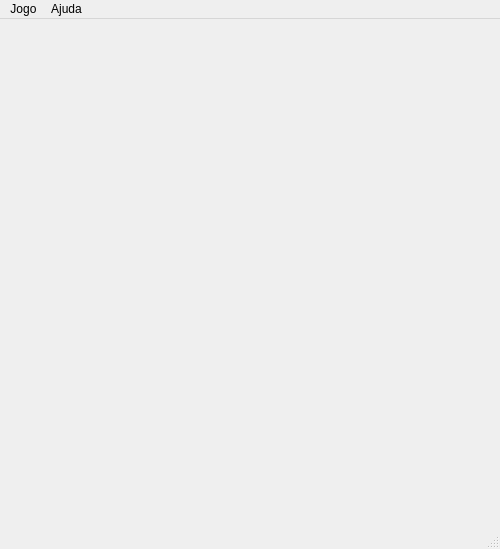
<?xml version="1.0" encoding="UTF-8"?>
<ui version="4.0">
 <class>Alquerque</class>
 <widget class="QMainWindow" name="Alquerque">
  <property name="geometry">
   <rect>
    <x>0</x>
    <y>0</y>
    <width>500</width>
    <height>549</height>
   </rect>
  </property>
  <property name="windowTitle">
   <string>Alquerque</string>
  </property>
  <widget class="QWidget" name="centralwidget">
   <property name="styleSheet">
    <string notr="true">#centralwidget { background: url(':/grid'); }</string>
   </property>
   <layout class="QGridLayout" name="gridLayout">
    <property name="leftMargin">
     <number>0</number>
    </property>
    <property name="topMargin">
     <number>0</number>
    </property>
    <property name="rightMargin">
     <number>0</number>
    </property>
    <property name="bottomMargin">
     <number>0</number>
    </property>
    <property name="spacing">
     <number>0</number>
    </property>
    <item row="2" column="0">
     <widget class="Hole" name="hole20">
      <property name="minimumSize">
       <size>
        <width>100</width>
        <height>100</height>
       </size>
      </property>
      <property name="maximumSize">
       <size>
        <width>100</width>
        <height>100</height>
       </size>
      </property>
      <property name="styleSheet">
       <string notr="true">QPushButton {
    border: none;
    outline: none;
}</string>
      </property>
      <property name="text">
       <string/>
      </property>
      <property name="iconSize">
       <size>
        <width>50</width>
        <height>50</height>
       </size>
      </property>
      <property name="flat">
       <bool>true</bool>
      </property>
      <property name="row" stdset="0">
       <number>2</number>
      </property>
      <property name="col" stdset="0">
       <number>0</number>
      </property>
     </widget>
    </item>
    <item row="1" column="2">
     <widget class="Hole" name="hole12">
      <property name="minimumSize">
       <size>
        <width>100</width>
        <height>100</height>
       </size>
      </property>
      <property name="maximumSize">
       <size>
        <width>100</width>
        <height>100</height>
       </size>
      </property>
      <property name="styleSheet">
       <string notr="true">QPushButton {
    border: none;
    outline: none;
}</string>
      </property>
      <property name="text">
       <string/>
      </property>
      <property name="iconSize">
       <size>
        <width>50</width>
        <height>50</height>
       </size>
      </property>
      <property name="flat">
       <bool>true</bool>
      </property>
      <property name="row" stdset="0">
       <number>1</number>
      </property>
      <property name="col" stdset="0">
       <number>2</number>
      </property>
     </widget>
    </item>
    <item row="4" column="3" colspan="2">
     <widget class="Hole" name="hole43">
      <property name="minimumSize">
       <size>
        <width>100</width>
        <height>100</height>
       </size>
      </property>
      <property name="maximumSize">
       <size>
        <width>100</width>
        <height>100</height>
       </size>
      </property>
      <property name="styleSheet">
       <string notr="true">QPushButton {
    border: none;
    outline: none;
}</string>
      </property>
      <property name="text">
       <string/>
      </property>
      <property name="iconSize">
       <size>
        <width>50</width>
        <height>50</height>
       </size>
      </property>
      <property name="flat">
       <bool>true</bool>
      </property>
      <property name="row" stdset="0">
       <number>4</number>
      </property>
      <property name="col" stdset="0">
       <number>3</number>
      </property>
     </widget>
    </item>
    <item row="4" column="0">
     <widget class="Hole" name="hole40">
      <property name="minimumSize">
       <size>
        <width>100</width>
        <height>100</height>
       </size>
      </property>
      <property name="maximumSize">
       <size>
        <width>100</width>
        <height>100</height>
       </size>
      </property>
      <property name="styleSheet">
       <string notr="true">QPushButton {
    border: none;
    outline: none;
}</string>
      </property>
      <property name="text">
       <string/>
      </property>
      <property name="iconSize">
       <size>
        <width>50</width>
        <height>50</height>
       </size>
      </property>
      <property name="flat">
       <bool>true</bool>
      </property>
      <property name="row" stdset="0">
       <number>4</number>
      </property>
      <property name="col" stdset="0">
       <number>0</number>
      </property>
     </widget>
    </item>
    <item row="1" column="1">
     <widget class="Hole" name="hole11">
      <property name="minimumSize">
       <size>
        <width>100</width>
        <height>100</height>
       </size>
      </property>
      <property name="maximumSize">
       <size>
        <width>100</width>
        <height>100</height>
       </size>
      </property>
      <property name="styleSheet">
       <string notr="true">QPushButton {
    border: none;
    outline: none;
}</string>
      </property>
      <property name="text">
       <string/>
      </property>
      <property name="iconSize">
       <size>
        <width>50</width>
        <height>50</height>
       </size>
      </property>
      <property name="flat">
       <bool>true</bool>
      </property>
      <property name="row" stdset="0">
       <number>1</number>
      </property>
      <property name="col" stdset="0">
       <number>1</number>
      </property>
     </widget>
    </item>
    <item row="0" column="4" colspan="4">
     <widget class="Hole" name="hole04">
      <property name="minimumSize">
       <size>
        <width>100</width>
        <height>100</height>
       </size>
      </property>
      <property name="maximumSize">
       <size>
        <width>100</width>
        <height>100</height>
       </size>
      </property>
      <property name="styleSheet">
       <string notr="true">QPushButton {
    border: none;
    outline: none;
}</string>
      </property>
      <property name="text">
       <string/>
      </property>
      <property name="iconSize">
       <size>
        <width>50</width>
        <height>50</height>
       </size>
      </property>
      <property name="flat">
       <bool>true</bool>
      </property>
      <property name="row" stdset="0">
       <number>0</number>
      </property>
      <property name="col" stdset="0">
       <number>4</number>
      </property>
     </widget>
    </item>
    <item row="0" column="0">
     <widget class="Hole" name="hole00">
      <property name="minimumSize">
       <size>
        <width>100</width>
        <height>100</height>
       </size>
      </property>
      <property name="maximumSize">
       <size>
        <width>100</width>
        <height>100</height>
       </size>
      </property>
      <property name="styleSheet">
       <string notr="true">QPushButton {
    border: none;
    outline: none;
}</string>
      </property>
      <property name="text">
       <string/>
      </property>
      <property name="iconSize">
       <size>
        <width>50</width>
        <height>50</height>
       </size>
      </property>
      <property name="flat">
       <bool>true</bool>
      </property>
      <property name="row" stdset="0">
       <number>0</number>
      </property>
      <property name="col" stdset="0">
       <number>0</number>
      </property>
     </widget>
    </item>
    <item row="1" column="4" colspan="4">
     <widget class="Hole" name="hole14">
      <property name="minimumSize">
       <size>
        <width>100</width>
        <height>100</height>
       </size>
      </property>
      <property name="maximumSize">
       <size>
        <width>100</width>
        <height>100</height>
       </size>
      </property>
      <property name="styleSheet">
       <string notr="true">QPushButton {
    border: none;
    outline: none;
}</string>
      </property>
      <property name="text">
       <string/>
      </property>
      <property name="iconSize">
       <size>
        <width>50</width>
        <height>50</height>
       </size>
      </property>
      <property name="flat">
       <bool>true</bool>
      </property>
      <property name="row" stdset="0">
       <number>1</number>
      </property>
      <property name="col" stdset="0">
       <number>4</number>
      </property>
     </widget>
    </item>
    <item row="3" column="4" colspan="4">
     <widget class="Hole" name="hole34">
      <property name="minimumSize">
       <size>
        <width>100</width>
        <height>100</height>
       </size>
      </property>
      <property name="maximumSize">
       <size>
        <width>100</width>
        <height>100</height>
       </size>
      </property>
      <property name="styleSheet">
       <string notr="true">QPushButton {
    border: none;
    outline: none;
}</string>
      </property>
      <property name="text">
       <string/>
      </property>
      <property name="iconSize">
       <size>
        <width>50</width>
        <height>50</height>
       </size>
      </property>
      <property name="flat">
       <bool>true</bool>
      </property>
      <property name="row" stdset="0">
       <number>3</number>
      </property>
      <property name="col" stdset="0">
       <number>4</number>
      </property>
     </widget>
    </item>
    <item row="4" column="1">
     <widget class="Hole" name="hole41">
      <property name="minimumSize">
       <size>
        <width>100</width>
        <height>100</height>
       </size>
      </property>
      <property name="maximumSize">
       <size>
        <width>100</width>
        <height>100</height>
       </size>
      </property>
      <property name="styleSheet">
       <string notr="true">QPushButton {
    border: none;
    outline: none;
}</string>
      </property>
      <property name="text">
       <string/>
      </property>
      <property name="iconSize">
       <size>
        <width>50</width>
        <height>50</height>
       </size>
      </property>
      <property name="flat">
       <bool>true</bool>
      </property>
      <property name="row" stdset="0">
       <number>4</number>
      </property>
      <property name="col" stdset="0">
       <number>1</number>
      </property>
     </widget>
    </item>
    <item row="3" column="1">
     <widget class="Hole" name="hole31">
      <property name="minimumSize">
       <size>
        <width>100</width>
        <height>100</height>
       </size>
      </property>
      <property name="maximumSize">
       <size>
        <width>100</width>
        <height>100</height>
       </size>
      </property>
      <property name="styleSheet">
       <string notr="true">QPushButton {
    border: none;
    outline: none;
}</string>
      </property>
      <property name="text">
       <string/>
      </property>
      <property name="iconSize">
       <size>
        <width>50</width>
        <height>50</height>
       </size>
      </property>
      <property name="flat">
       <bool>true</bool>
      </property>
      <property name="row" stdset="0">
       <number>3</number>
      </property>
      <property name="col" stdset="0">
       <number>1</number>
      </property>
     </widget>
    </item>
    <item row="2" column="3">
     <widget class="Hole" name="hole23">
      <property name="minimumSize">
       <size>
        <width>100</width>
        <height>100</height>
       </size>
      </property>
      <property name="maximumSize">
       <size>
        <width>100</width>
        <height>100</height>
       </size>
      </property>
      <property name="styleSheet">
       <string notr="true">QPushButton {
    border: none;
    outline: none;
}</string>
      </property>
      <property name="text">
       <string/>
      </property>
      <property name="iconSize">
       <size>
        <width>50</width>
        <height>50</height>
       </size>
      </property>
      <property name="flat">
       <bool>true</bool>
      </property>
      <property name="row" stdset="0">
       <number>2</number>
      </property>
      <property name="col" stdset="0">
       <number>3</number>
      </property>
     </widget>
    </item>
    <item row="1" column="3">
     <widget class="Hole" name="hole13">
      <property name="minimumSize">
       <size>
        <width>100</width>
        <height>100</height>
       </size>
      </property>
      <property name="maximumSize">
       <size>
        <width>100</width>
        <height>100</height>
       </size>
      </property>
      <property name="styleSheet">
       <string notr="true">QPushButton {
    border: none;
    outline: none;
}</string>
      </property>
      <property name="text">
       <string/>
      </property>
      <property name="iconSize">
       <size>
        <width>50</width>
        <height>50</height>
       </size>
      </property>
      <property name="flat">
       <bool>true</bool>
      </property>
      <property name="row" stdset="0">
       <number>1</number>
      </property>
      <property name="col" stdset="0">
       <number>3</number>
      </property>
     </widget>
    </item>
    <item row="2" column="2">
     <widget class="Hole" name="hole22">
      <property name="minimumSize">
       <size>
        <width>100</width>
        <height>100</height>
       </size>
      </property>
      <property name="maximumSize">
       <size>
        <width>100</width>
        <height>100</height>
       </size>
      </property>
      <property name="styleSheet">
       <string notr="true">QPushButton {
    border: none;
    outline: none;
}</string>
      </property>
      <property name="text">
       <string/>
      </property>
      <property name="iconSize">
       <size>
        <width>50</width>
        <height>50</height>
       </size>
      </property>
      <property name="flat">
       <bool>true</bool>
      </property>
      <property name="row" stdset="0">
       <number>2</number>
      </property>
      <property name="col" stdset="0">
       <number>2</number>
      </property>
     </widget>
    </item>
    <item row="3" column="2">
     <widget class="Hole" name="hole32">
      <property name="minimumSize">
       <size>
        <width>100</width>
        <height>100</height>
       </size>
      </property>
      <property name="maximumSize">
       <size>
        <width>100</width>
        <height>100</height>
       </size>
      </property>
      <property name="styleSheet">
       <string notr="true">QPushButton {
    border: none;
    outline: none;
}</string>
      </property>
      <property name="text">
       <string/>
      </property>
      <property name="iconSize">
       <size>
        <width>50</width>
        <height>50</height>
       </size>
      </property>
      <property name="flat">
       <bool>true</bool>
      </property>
      <property name="row" stdset="0">
       <number>3</number>
      </property>
      <property name="col" stdset="0">
       <number>2</number>
      </property>
     </widget>
    </item>
    <item row="1" column="0">
     <widget class="Hole" name="hole10">
      <property name="minimumSize">
       <size>
        <width>100</width>
        <height>100</height>
       </size>
      </property>
      <property name="maximumSize">
       <size>
        <width>100</width>
        <height>100</height>
       </size>
      </property>
      <property name="styleSheet">
       <string notr="true">QPushButton {
    border: none;
    outline: none;
}</string>
      </property>
      <property name="text">
       <string/>
      </property>
      <property name="iconSize">
       <size>
        <width>50</width>
        <height>50</height>
       </size>
      </property>
      <property name="flat">
       <bool>true</bool>
      </property>
      <property name="row" stdset="0">
       <number>1</number>
      </property>
      <property name="col" stdset="0">
       <number>0</number>
      </property>
     </widget>
    </item>
    <item row="2" column="4" colspan="4">
     <widget class="Hole" name="hole24">
      <property name="minimumSize">
       <size>
        <width>100</width>
        <height>100</height>
       </size>
      </property>
      <property name="maximumSize">
       <size>
        <width>100</width>
        <height>100</height>
       </size>
      </property>
      <property name="styleSheet">
       <string notr="true">QPushButton {
    border: none;
    outline: none;
}</string>
      </property>
      <property name="text">
       <string/>
      </property>
      <property name="iconSize">
       <size>
        <width>50</width>
        <height>50</height>
       </size>
      </property>
      <property name="flat">
       <bool>true</bool>
      </property>
      <property name="row" stdset="0">
       <number>2</number>
      </property>
      <property name="col" stdset="0">
       <number>4</number>
      </property>
     </widget>
    </item>
    <item row="0" column="2">
     <widget class="Hole" name="hole02">
      <property name="minimumSize">
       <size>
        <width>100</width>
        <height>100</height>
       </size>
      </property>
      <property name="maximumSize">
       <size>
        <width>100</width>
        <height>100</height>
       </size>
      </property>
      <property name="styleSheet">
       <string notr="true">QPushButton {
    border: none;
    outline: none;
}</string>
      </property>
      <property name="text">
       <string/>
      </property>
      <property name="iconSize">
       <size>
        <width>50</width>
        <height>50</height>
       </size>
      </property>
      <property name="flat">
       <bool>true</bool>
      </property>
      <property name="row" stdset="0">
       <number>0</number>
      </property>
      <property name="col" stdset="0">
       <number>2</number>
      </property>
     </widget>
    </item>
    <item row="3" column="0">
     <widget class="Hole" name="hole30">
      <property name="minimumSize">
       <size>
        <width>100</width>
        <height>100</height>
       </size>
      </property>
      <property name="maximumSize">
       <size>
        <width>100</width>
        <height>100</height>
       </size>
      </property>
      <property name="styleSheet">
       <string notr="true">QPushButton {
    border: none;
    outline: none;
}</string>
      </property>
      <property name="text">
       <string/>
      </property>
      <property name="iconSize">
       <size>
        <width>50</width>
        <height>50</height>
       </size>
      </property>
      <property name="flat">
       <bool>true</bool>
      </property>
      <property name="row" stdset="0">
       <number>3</number>
      </property>
      <property name="col" stdset="0">
       <number>0</number>
      </property>
     </widget>
    </item>
    <item row="3" column="3">
     <widget class="Hole" name="hole33">
      <property name="minimumSize">
       <size>
        <width>100</width>
        <height>100</height>
       </size>
      </property>
      <property name="maximumSize">
       <size>
        <width>100</width>
        <height>100</height>
       </size>
      </property>
      <property name="styleSheet">
       <string notr="true">QPushButton {
    border: none;
    outline: none;
}</string>
      </property>
      <property name="text">
       <string/>
      </property>
      <property name="iconSize">
       <size>
        <width>50</width>
        <height>50</height>
       </size>
      </property>
      <property name="flat">
       <bool>true</bool>
      </property>
      <property name="row" stdset="0">
       <number>3</number>
      </property>
      <property name="col" stdset="0">
       <number>3</number>
      </property>
     </widget>
    </item>
    <item row="4" column="2">
     <widget class="Hole" name="hole42">
      <property name="minimumSize">
       <size>
        <width>100</width>
        <height>100</height>
       </size>
      </property>
      <property name="maximumSize">
       <size>
        <width>100</width>
        <height>100</height>
       </size>
      </property>
      <property name="styleSheet">
       <string notr="true">QPushButton {
    border: none;
    outline: none;
}</string>
      </property>
      <property name="text">
       <string/>
      </property>
      <property name="iconSize">
       <size>
        <width>50</width>
        <height>50</height>
       </size>
      </property>
      <property name="flat">
       <bool>true</bool>
      </property>
      <property name="row" stdset="0">
       <number>4</number>
      </property>
      <property name="col" stdset="0">
       <number>2</number>
      </property>
     </widget>
    </item>
    <item row="0" column="1">
     <widget class="Hole" name="hole01">
      <property name="minimumSize">
       <size>
        <width>100</width>
        <height>100</height>
       </size>
      </property>
      <property name="maximumSize">
       <size>
        <width>100</width>
        <height>100</height>
       </size>
      </property>
      <property name="styleSheet">
       <string notr="true">QPushButton {
    border: none;
    outline: none;
}</string>
      </property>
      <property name="text">
       <string/>
      </property>
      <property name="iconSize">
       <size>
        <width>50</width>
        <height>50</height>
       </size>
      </property>
      <property name="flat">
       <bool>true</bool>
      </property>
      <property name="row" stdset="0">
       <number>0</number>
      </property>
      <property name="col" stdset="0">
       <number>1</number>
      </property>
     </widget>
    </item>
    <item row="0" column="3">
     <widget class="Hole" name="hole03">
      <property name="minimumSize">
       <size>
        <width>100</width>
        <height>100</height>
       </size>
      </property>
      <property name="maximumSize">
       <size>
        <width>100</width>
        <height>100</height>
       </size>
      </property>
      <property name="styleSheet">
       <string notr="true">QPushButton {
    border: none;
    outline: none;
}</string>
      </property>
      <property name="text">
       <string/>
      </property>
      <property name="iconSize">
       <size>
        <width>50</width>
        <height>50</height>
       </size>
      </property>
      <property name="flat">
       <bool>true</bool>
      </property>
      <property name="row" stdset="0">
       <number>0</number>
      </property>
      <property name="col" stdset="0">
       <number>3</number>
      </property>
     </widget>
    </item>
    <item row="2" column="1">
     <widget class="Hole" name="hole21">
      <property name="minimumSize">
       <size>
        <width>100</width>
        <height>100</height>
       </size>
      </property>
      <property name="maximumSize">
       <size>
        <width>100</width>
        <height>100</height>
       </size>
      </property>
      <property name="styleSheet">
       <string notr="true">QPushButton {
    border: none;
    outline: none;
}</string>
      </property>
      <property name="text">
       <string/>
      </property>
      <property name="iconSize">
       <size>
        <width>50</width>
        <height>50</height>
       </size>
      </property>
      <property name="flat">
       <bool>true</bool>
      </property>
      <property name="row" stdset="0">
       <number>2</number>
      </property>
      <property name="col" stdset="0">
       <number>1</number>
      </property>
     </widget>
    </item>
    <item row="4" column="5">
     <widget class="Hole" name="hole44">
      <property name="minimumSize">
       <size>
        <width>100</width>
        <height>100</height>
       </size>
      </property>
      <property name="maximumSize">
       <size>
        <width>100</width>
        <height>100</height>
       </size>
      </property>
      <property name="styleSheet">
       <string notr="true">QPushButton {
    border: none;
    outline: none;
}</string>
      </property>
      <property name="text">
       <string/>
      </property>
      <property name="iconSize">
       <size>
        <width>50</width>
        <height>50</height>
       </size>
      </property>
      <property name="flat">
       <bool>true</bool>
      </property>
      <property name="row" stdset="0">
       <number>4</number>
      </property>
      <property name="col" stdset="0">
       <number>4</number>
      </property>
     </widget>
    </item>
   </layout>
  </widget>
  <widget class="QMenuBar" name="menubar">
   <property name="geometry">
    <rect>
     <x>0</x>
     <y>0</y>
     <width>500</width>
     <height>22</height>
    </rect>
   </property>
   <widget class="QMenu" name="menuJogo">
    <property name="title">
     <string>Jogo</string>
    </property>
    <addaction name="actionNew"/>
    <addaction name="actionQuit"/>
   </widget>
   <widget class="QMenu" name="menuAjuda">
    <property name="title">
     <string>Ajuda</string>
    </property>
    <addaction name="actionAbout"/>
   </widget>
   <addaction name="menuJogo"/>
   <addaction name="menuAjuda"/>
  </widget>
  <widget class="QStatusBar" name="statusbar"/>
  <action name="actionNew">
   <property name="text">
    <string>Novo</string>
   </property>
  </action>
  <action name="actionQuit">
   <property name="text">
    <string>Sair</string>
   </property>
  </action>
  <action name="actionAbout">
   <property name="text">
    <string>Sobre</string>
   </property>
  </action>
  <action name="action9holes">
   <property name="checkable">
    <bool>true</bool>
   </property>
   <property name="checked">
    <bool>true</bool>
   </property>
   <property name="text">
    <string>9 Buracos</string>
   </property>
  </action>
  <action name="action13holes">
   <property name="checkable">
    <bool>true</bool>
   </property>
   <property name="text">
    <string>13 Buracos</string>
   </property>
  </action>
 </widget>
 <customwidgets>
  <customwidget>
   <class>Hole</class>
   <extends>QPushButton</extends>
   <header location="global">Hole.h</header>
  </customwidget>
 </customwidgets>
 <resources/>
 <connections/>
</ui>
